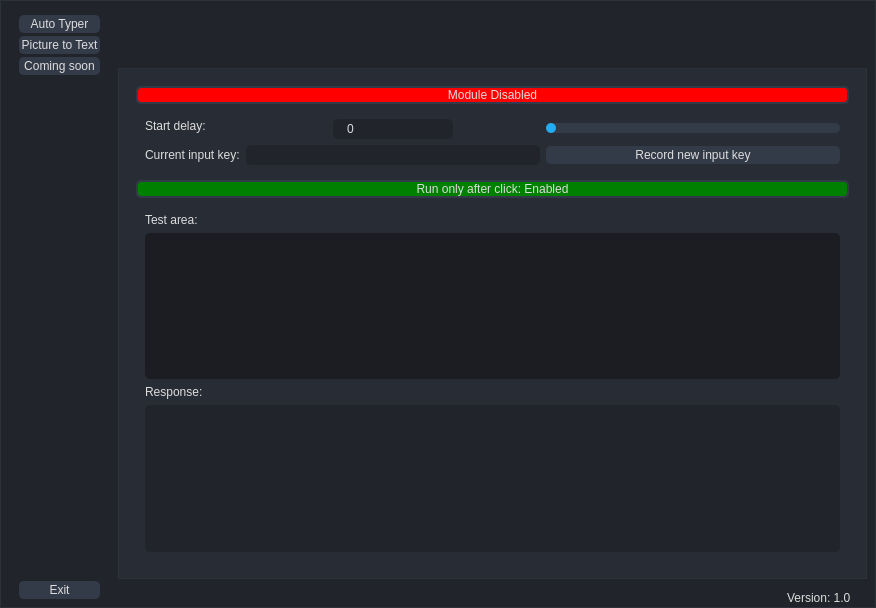
<?xml version="1.0" encoding="UTF-8"?>
<ui version="4.0">
 <class>MainWindow</class>
 <widget class="QMainWindow" name="MainWindow">
  <property name="geometry">
   <rect>
    <x>0</x>
    <y>0</y>
    <width>876</width>
    <height>608</height>
   </rect>
  </property>
  <property name="windowTitle">
   <string>MainWindow</string>
  </property>
  <property name="tabShape">
   <enum>QTabWidget::Rounded</enum>
  </property>
  <widget class="QWidget" name="centralwidget">
   <property name="styleSheet">
    <string notr="true">/*  White text */

QWidget{
	color: rgb(221, 221, 221);
	font: 10pt &quot;Segoe UI&quot;;
}

/*  No tooltip*/

QToolTip {
	color: #ffffff;
	background-color: rgba(33, 37, 43, 180);
	border: 1px solid rgb(44, 49, 58);
	background-image: none;
	background-position: left center;
    background-repeat: no-repeat;
	border: none;
	border-left: 2px solid rgb(255, 121, 198);
	text-align: left;
	padding-left: 8px;
	margin: 0px;
}


#backgroundwidget {	
	background-color: rgb(33, 37, 43);
	border: 1px solid rgb(44, 49, 58);
}

#PageCopy {	
	background-color: rgb(40, 44, 52);
	border: 1px solid rgb(44, 49, 58);
}

#page_2 {	
	background-color: rgb(40, 44, 52);
	border: 1px solid rgb(44, 49, 58);
}




QPlainTextEdit {
	background-color: rgb(27, 29, 35);
	border-radius: 5px;
	padding: 10px;
	selection-color: rgb(255, 255, 255);
	selection-background-color: rgb(255, 121, 198);
}
QPlainTextEdit  QScrollBar:vertical {
    width: 8px;
 }
QPlainTextEdit  QScrollBar:horizontal {
    height: 8px;
 }
QPlainTextEdit:hover {
	border: 2px solid rgb(64, 71, 88);
}
QPlainTextEdit:focus {
	border: 2px solid rgb(91, 101, 124);
}

QScrollBar:horizontal {
    border: none;
    background: rgb(52, 59, 72);
    height: 8px;
    margin: 0px 21px 0 21px;
	border-radius: 0px;
}
QScrollBar::handle:horizontal {
    background: rgb(189, 147, 249);
    min-width: 25px;
	border-radius: 4px
}
QScrollBar::add-line:horizontal {
    border: none;
    background: rgb(55, 63, 77);
    width: 20px;
	border-top-right-radius: 4px;
    border-bottom-right-radius: 4px;
    subcontrol-position: right;
    subcontrol-origin: margin;
}
QScrollBar::sub-line:horizontal {
    border: none;
    background: rgb(55, 63, 77);
    width: 20px;
	border-top-left-radius: 4px;
    border-bottom-left-radius: 4px;
    subcontrol-position: left;
    subcontrol-origin: margin;
}
QScrollBar::up-arrow:horizontal, QScrollBar::down-arrow:horizontal
{
     background: none;
}
QScrollBar::add-page:horizontal, QScrollBar::sub-page:horizontal
{
     background: none;
}
QScrollBar:vertical {
	border: none;
    background: rgb(52, 59, 72);
    width: 8px;
    margin: 21px 0 21px 0;
	border-radius: 0px;
 }
QScrollBar::handle:vertical {	
	background: rgb(189, 147, 249);
    min-height: 25px;
	border-radius: 4px
 }
QScrollBar::add-line:vertical {
     border: none;
    background: rgb(55, 63, 77);
     height: 20px;
	border-bottom-left-radius: 4px;
    border-bottom-right-radius: 4px;
     subcontrol-position: bottom;
     subcontrol-origin: margin;
 }
QScrollBar::sub-line:vertical {
	border: none;
    background: rgb(55, 63, 77);
     height: 20px;
	border-top-left-radius: 4px;
    border-top-right-radius: 4px;
     subcontrol-position: top;
     subcontrol-origin: margin;
 }
QScrollBar::up-arrow:vertical, QScrollBar::down-arrow:vertical {
     background: none;
 }

QScrollBar::add-page:vertical, QScrollBar::sub-page:vertical {
     background: none;
 }


QCheckBox::indicator {
    border: 3px solid rgb(52, 59, 72);
	width: 15px;
	height: 15px;
	border-radius: 10px;
    background: rgb(44, 49, 60);
}
QCheckBox::indicator:hover {
    border: 3px solid rgb(58, 66, 81);
}
QCheckBox::indicator:checked {
    background: 3px solid rgb(52, 59, 72);
	border: 3px solid rgb(52, 59, 72);	
	background-image: url(:/icons/images/icons/cil-check-alt.png);
}

QSlider::groove:horizontal {
    border-radius: 5px;
    height: 10px;
	margin: 0px;
	background-color: rgb(52, 59, 72);
}
QSlider::groove:horizontal:hover {
	background-color: rgb(55, 62, 76);
}
QSlider::handle:horizontal {
    background-color: rgb(36, 172, 242);
    border: none;
    height: 10px;
    width: 10px;
    margin: 0px;
	border-radius: 5px;
}
QSlider::handle:horizontal:hover {
    background-color: rgb(195, 155, 255);
}
QSlider::handle:horizontal:pressed {
    background-color: rgb(255, 121, 198);
}

QSlider::groove:vertical {
    border-radius: 5px;
    width: 10px;
    margin: 0px;
	background-color: rgb(52, 59, 72);
}
QSlider::groove:vertical:hover {
	background-color: rgb(55, 62, 76);
}
QSlider::handle:vertical {
    background-color: rgb(189, 147, 249);
	border: none;
    height: 10px;
    width: 10px;
    margin: 0px;
	border-radius: 5px;
}
QSlider::handle:vertical:hover {
    background-color: rgb(195, 155, 255);
}
QSlider::handle:vertical:pressed {
    background-color: rgb(255, 121, 198);
}


#stackedWidget QPushButton {
	border: 2px solid rgb(52, 59, 72);
	border-radius: 5px;	
	background-color: rgb(52, 59, 72);
}
#stackedWidget QPushButton:hover {
	background-color: rgb(57, 65, 80);
	border: 2px solid rgb(61, 70, 86);
}
#stackedWidget QPushButton:pressed {	
	background-color: rgb(35, 40, 49);
	border: 2px solid rgb(43, 50, 61);
}


QLineEdit {
	background-color: rgb(33, 37, 43);
	border-radius: 5px;
	border: 2px solid rgb(33, 37, 43);
	padding-left: 10px;
	selection-color: rgb(255, 255, 255);
	selection-background-color: rgb(255, 121, 198);
}
#QLineEdit:hover {
	border: 2px solid rgb(64, 71, 88);
}
#QLineEdit:focus {
	border: 2px solid rgb(91, 101, 124);
}


QTextEdit {
	background-color: rgb(33, 37, 43);
	border-radius: 5px;
	border: 2px solid rgb(33, 37, 43);
	padding-left: 10px;
	selection-color: rgb(255, 255, 255);
	selection-background-color: rgb(255, 121, 198);
}
#QTextEdit:hover {
	border: 2px solid rgb(64, 71, 88);
}
#QTextEdit:focus {
	border: 2px solid rgb(91, 101, 124);
}

#sidepanel QPushButton {
	border: 2px solid rgb(52, 59, 72);
	border-radius: 5px;	
	background-color: rgb(52, 59, 72);
}
#sidepanel QPushButton:hover {
	background-color: rgb(57, 65, 80);
	border: 2px solid rgb(61, 70, 86);
}
#sidepanel QPushButton:pressed {	
	background-color: rgb(35, 40, 49);
	border: 2px solid rgb(43, 50, 61);
}

/* Top Buttons */
#topPart .QPushButton { background-color: rgba(255, 255, 255, 0); border: none;  border-radius: 5px; }
#topPart .QPushButton:hover { background-color: rgb(44, 49, 57); border-style: solid; border-radius: 4px; }
#topPart .QPushButton:pressed { background-color: rgb(23, 26, 30); border-style: solid; border-radius: 4px; }



</string>
   </property>
   <layout class="QVBoxLayout" name="verticalLayout_4">
    <property name="spacing">
     <number>1</number>
    </property>
    <property name="leftMargin">
     <number>0</number>
    </property>
    <property name="topMargin">
     <number>0</number>
    </property>
    <property name="rightMargin">
     <number>0</number>
    </property>
    <property name="bottomMargin">
     <number>0</number>
    </property>
    <item>
     <widget class="QWidget" name="backgroundwidget" native="true">
      <layout class="QVBoxLayout" name="verticalLayout_10">
       <property name="topMargin">
        <number>0</number>
       </property>
       <property name="rightMargin">
        <number>0</number>
       </property>
       <property name="bottomMargin">
        <number>0</number>
       </property>
       <item>
        <widget class="QWidget" name="main_container" native="true">
         <layout class="QHBoxLayout" name="horizontalLayout_8">
          <property name="spacing">
           <number>0</number>
          </property>
          <property name="leftMargin">
           <number>0</number>
          </property>
          <property name="topMargin">
           <number>0</number>
          </property>
          <property name="rightMargin">
           <number>0</number>
          </property>
          <property name="bottomMargin">
           <number>0</number>
          </property>
          <item>
           <widget class="QWidget" name="sidepanel" native="true">
            <property name="sizePolicy">
             <sizepolicy hsizetype="Preferred" vsizetype="Preferred">
              <horstretch>0</horstretch>
              <verstretch>0</verstretch>
             </sizepolicy>
            </property>
            <property name="autoFillBackground">
             <bool>false</bool>
            </property>
            <layout class="QGridLayout" name="gridLayout">
             <property name="leftMargin">
              <number>10</number>
             </property>
             <property name="topMargin">
              <number>15</number>
             </property>
             <property name="rightMargin">
              <number>0</number>
             </property>
             <property name="bottomMargin">
              <number>9</number>
             </property>
             <property name="horizontalSpacing">
              <number>0</number>
             </property>
             <property name="verticalSpacing">
              <number>3</number>
             </property>
             <item row="2" column="0">
              <widget class="QPushButton" name="ButtonThirdPage">
               <property name="text">
                <string>Coming soon</string>
               </property>
              </widget>
             </item>
             <item row="0" column="0">
              <widget class="QPushButton" name="ButtonCopyPageSelect">
               <property name="text">
                <string>Auto Typer</string>
               </property>
              </widget>
             </item>
             <item row="1" column="0">
              <widget class="QPushButton" name="ButtonSecondPage">
               <property name="text">
                <string>Picture to Text</string>
               </property>
              </widget>
             </item>
             <item row="3" column="0">
              <spacer name="verticalSpacer">
               <property name="orientation">
                <enum>Qt::Vertical</enum>
               </property>
               <property name="sizeHint" stdset="0">
                <size>
                 <width>20</width>
                 <height>40</height>
                </size>
               </property>
              </spacer>
             </item>
             <item row="4" column="0">
              <widget class="QPushButton" name="ButtonExit">
               <property name="text">
                <string>Exit</string>
               </property>
              </widget>
             </item>
            </layout>
           </widget>
          </item>
          <item>
           <widget class="QWidget" name="main_body" native="true">
            <property name="minimumSize">
             <size>
              <width>0</width>
              <height>0</height>
             </size>
            </property>
            <layout class="QVBoxLayout" name="verticalLayout_7">
             <property name="spacing">
              <number>0</number>
             </property>
             <property name="rightMargin">
              <number>0</number>
             </property>
             <property name="bottomMargin">
              <number>0</number>
             </property>
             <item>
              <widget class="QWidget" name="topPart" native="true">
               <property name="minimumSize">
                <size>
                 <width>0</width>
                 <height>50</height>
                </size>
               </property>
               <property name="maximumSize">
                <size>
                 <width>16777215</width>
                 <height>50</height>
                </size>
               </property>
               <layout class="QHBoxLayout" name="horizontalLayout_2">
                <property name="spacing">
                 <number>0</number>
                </property>
                <property name="topMargin">
                 <number>0</number>
                </property>
                <property name="rightMargin">
                 <number>0</number>
                </property>
                <property name="bottomMargin">
                 <number>15</number>
                </property>
                <item>
                 <widget class="QWidget" name="topLeft" native="true">
                  <layout class="QVBoxLayout" name="verticalLayout_6"/>
                 </widget>
                </item>
                <item>
                 <widget class="QWidget" name="topMiddle" native="true">
                  <layout class="QHBoxLayout" name="horizontalLayout_5">
                   <property name="bottomMargin">
                    <number>0</number>
                   </property>
                   <item>
                    <spacer name="horizontalSpacer">
                     <property name="orientation">
                      <enum>Qt::Horizontal</enum>
                     </property>
                     <property name="sizeHint" stdset="0">
                      <size>
                       <width>40</width>
                       <height>20</height>
                      </size>
                     </property>
                    </spacer>
                   </item>
                   <item>
                    <widget class="QLabel" name="label">
                     <property name="text">
                      <string/>
                     </property>
                    </widget>
                   </item>
                   <item>
                    <spacer name="horizontalSpacer_2">
                     <property name="orientation">
                      <enum>Qt::Horizontal</enum>
                     </property>
                     <property name="sizeHint" stdset="0">
                      <size>
                       <width>40</width>
                       <height>20</height>
                      </size>
                     </property>
                    </spacer>
                   </item>
                  </layout>
                 </widget>
                </item>
                <item alignment="Qt::AlignRight|Qt::AlignTop">
                 <widget class="QWidget" name="topRight" native="true">
                  <property name="layoutDirection">
                   <enum>Qt::LeftToRight</enum>
                  </property>
                  <layout class="QHBoxLayout" name="horizontalLayout_4">
                   <property name="spacing">
                    <number>6</number>
                   </property>
                   <property name="leftMargin">
                    <number>0</number>
                   </property>
                   <property name="topMargin">
                    <number>0</number>
                   </property>
                   <property name="rightMargin">
                    <number>0</number>
                   </property>
                   <property name="bottomMargin">
                    <number>14</number>
                   </property>
                   <item>
                    <widget class="QPushButton" name="ButtonMinimalize">
                     <property name="minimumSize">
                      <size>
                       <width>25</width>
                       <height>25</height>
                      </size>
                     </property>
                     <property name="maximumSize">
                      <size>
                       <width>25</width>
                       <height>25</height>
                      </size>
                     </property>
                     <property name="text">
                      <string/>
                     </property>
                     <property name="icon">
                      <iconset resource="resources.qrc">
                       <normaloff>:/icons/resources/icons/icon_minimize.png</normaloff>:/icons/resources/icons/icon_minimize.png</iconset>
                     </property>
                     <property name="checkable">
                      <bool>false</bool>
                     </property>
                    </widget>
                   </item>
                   <item>
                    <widget class="QPushButton" name="ButtonChangeWindowSize">
                     <property name="minimumSize">
                      <size>
                       <width>25</width>
                       <height>25</height>
                      </size>
                     </property>
                     <property name="maximumSize">
                      <size>
                       <width>25</width>
                       <height>25</height>
                      </size>
                     </property>
                     <property name="text">
                      <string/>
                     </property>
                     <property name="icon">
                      <iconset resource="resources.qrc">
                       <normaloff>:/icons/resources/icons/icon_restore.png</normaloff>:/icons/resources/icons/icon_restore.png</iconset>
                     </property>
                    </widget>
                   </item>
                   <item>
                    <widget class="QPushButton" name="ButtonExitTop">
                     <property name="minimumSize">
                      <size>
                       <width>25</width>
                       <height>25</height>
                      </size>
                     </property>
                     <property name="maximumSize">
                      <size>
                       <width>25</width>
                       <height>25</height>
                      </size>
                     </property>
                     <property name="text">
                      <string/>
                     </property>
                     <property name="icon">
                      <iconset resource="resources.qrc">
                       <normaloff>:/icons/resources/icons/icon_close.png</normaloff>:/icons/resources/icons/icon_close.png</iconset>
                     </property>
                    </widget>
                   </item>
                  </layout>
                 </widget>
                </item>
               </layout>
              </widget>
             </item>
             <item>
              <widget class="QWidget" name="bottomPart" native="true">
               <layout class="QHBoxLayout" name="horizontalLayout_3">
                <property name="spacing">
                 <number>0</number>
                </property>
                <property name="leftMargin">
                 <number>0</number>
                </property>
                <property name="topMargin">
                 <number>0</number>
                </property>
                <property name="rightMargin">
                 <number>0</number>
                </property>
                <property name="bottomMargin">
                 <number>0</number>
                </property>
                <item>
                 <widget class="QWidget" name="mainpanel" native="true">
                  <layout class="QHBoxLayout" name="horizontalLayout">
                   <item>
                    <widget class="QStackedWidget" name="stackedWidget">
                     <property name="frameShape">
                      <enum>QFrame::NoFrame</enum>
                     </property>
                     <property name="currentIndex">
                      <number>0</number>
                     </property>
                     <widget class="QWidget" name="PageCopy">
                      <layout class="QGridLayout" name="gridLayout_3">
                       <item row="0" column="0">
                        <widget class="QWidget" name="widget_2" native="true">
                         <layout class="QVBoxLayout" name="verticalLayout_2">
                          <item>
                           <widget class="QPushButton" name="ButtonEnableCopy">
                            <property name="sizePolicy">
                             <sizepolicy hsizetype="Preferred" vsizetype="Fixed">
                              <horstretch>0</horstretch>
                              <verstretch>0</verstretch>
                             </sizepolicy>
                            </property>
                            <property name="styleSheet">
                             <string notr="true">background-color: red;</string>
                            </property>
                            <property name="text">
                             <string>Module Disabled</string>
                            </property>
                            <property name="checkable">
                             <bool>false</bool>
                            </property>
                           </widget>
                          </item>
                          <item>
                           <widget class="QWidget" name="widget" native="true">
                            <layout class="QGridLayout" name="gridLayout_4">
                             <item row="2" column="0">
                              <widget class="QLabel" name="LabelInputKey">
                               <property name="text">
                                <string>Current input key:</string>
                               </property>
                              </widget>
                             </item>
                             <item row="0" column="1" alignment="Qt::AlignHCenter|Qt::AlignVCenter">
                              <widget class="QLineEdit" name="LineStartDelay">
                               <property name="text">
                                <string>0</string>
                               </property>
                              </widget>
                             </item>
                             <item row="0" column="2">
                              <widget class="QSlider" name="SliderStartDelay">
                               <property name="maximum">
                                <number>10</number>
                               </property>
                               <property name="singleStep">
                                <number>1</number>
                               </property>
                               <property name="pageStep">
                                <number>2</number>
                               </property>
                               <property name="orientation">
                                <enum>Qt::Horizontal</enum>
                               </property>
                               <property name="tickPosition">
                                <enum>QSlider::NoTicks</enum>
                               </property>
                              </widget>
                             </item>
                             <item row="0" column="0">
                              <widget class="QLabel" name="LabelStartDelay">
                               <property name="text">
                                <string>Start delay:</string>
                               </property>
                               <property name="alignment">
                                <set>Qt::AlignLeading|Qt::AlignLeft|Qt::AlignTop</set>
                               </property>
                               <property name="wordWrap">
                                <bool>false</bool>
                               </property>
                               <property name="indent">
                                <number>-1</number>
                               </property>
                              </widget>
                             </item>
                             <item row="2" column="1">
                              <widget class="QLineEdit" name="LineCurrentInputKey"/>
                             </item>
                             <item row="2" column="2">
                              <widget class="QPushButton" name="ButtonRecordNewKey">
                               <property name="text">
                                <string>Record new input key</string>
                               </property>
                               <property name="checkable">
                                <bool>true</bool>
                               </property>
                              </widget>
                             </item>
                            </layout>
                           </widget>
                          </item>
                          <item>
                           <widget class="QPushButton" name="ButtonRunOnClick">
                            <property name="styleSheet">
                             <string notr="true">background-color: green;</string>
                            </property>
                            <property name="text">
                             <string>Run only after click: Enabled</string>
                            </property>
                           </widget>
                          </item>
                          <item>
                           <widget class="QWidget" name="widget_4" native="true">
                            <layout class="QVBoxLayout" name="verticalLayout_3">
                             <item>
                              <spacer name="verticalSpacer_2">
                               <property name="orientation">
                                <enum>Qt::Vertical</enum>
                               </property>
                               <property name="sizeHint" stdset="0">
                                <size>
                                 <width>20</width>
                                 <height>40</height>
                                </size>
                               </property>
                              </spacer>
                             </item>
                             <item>
                              <widget class="QLabel" name="label_3">
                               <property name="text">
                                <string>Test area:</string>
                               </property>
                              </widget>
                             </item>
                             <item>
                              <widget class="QPlainTextEdit" name="plainTextEdit"/>
                             </item>
                             <item>
                              <spacer name="verticalSpacer_3">
                               <property name="orientation">
                                <enum>Qt::Vertical</enum>
                               </property>
                               <property name="sizeHint" stdset="0">
                                <size>
                                 <width>20</width>
                                 <height>40</height>
                                </size>
                               </property>
                              </spacer>
                             </item>
                             <item>
                              <widget class="QLabel" name="label_4">
                               <property name="text">
                                <string>Response:</string>
                               </property>
                              </widget>
                             </item>
                             <item>
                              <widget class="QTextEdit" name="textEdit"/>
                             </item>
                            </layout>
                           </widget>
                          </item>
                         </layout>
                        </widget>
                       </item>
                      </layout>
                     </widget>
                     <widget class="QWidget" name="page_2">
                      <layout class="QVBoxLayout" name="verticalLayout">
                       <item>
                        <widget class="QWidget" name="page_2_main_widget" native="true">
                         <layout class="QVBoxLayout" name="verticalLayout_5">
                          <item>
                           <widget class="QWidget" name="page_2_top_part" native="true">
                            <property name="autoFillBackground">
                             <bool>false</bool>
                            </property>
                            <layout class="QVBoxLayout" name="verticalLayout_9">
                             <item>
                              <widget class="QWidget" name="widget_5" native="true">
                               <layout class="QHBoxLayout" name="horizontalLayout_7">
                                <item>
                                 <widget class="QPushButton" name="pushButton">
                                  <property name="styleSheet">
                                   <string notr="true">background-color: red;</string>
                                  </property>
                                  <property name="text">
                                   <string>Auto copy to clipboard disabled</string>
                                  </property>
                                 </widget>
                                </item>
                                <item>
                                 <widget class="QPushButton" name="pushButton_2">
                                  <property name="styleSheet">
                                   <string notr="true">background-color: red;</string>
                                  </property>
                                  <property name="text">
                                   <string>Module Disabled</string>
                                  </property>
                                 </widget>
                                </item>
                               </layout>
                              </widget>
                             </item>
                             <item>
                              <widget class="QWidget" name="widget_3" native="true">
                               <layout class="QGridLayout" name="gridLayout_5">
                                <item row="1" column="2">
                                 <widget class="QPushButton" name="ButtonRecordNewKey_OCR">
                                  <property name="text">
                                   <string>Record new input key</string>
                                  </property>
                                  <property name="checkable">
                                   <bool>true</bool>
                                  </property>
                                 </widget>
                                </item>
                                <item row="1" column="0">
                                 <widget class="QLabel" name="LabelInputKey_OCR">
                                  <property name="text">
                                   <string>Current input key:</string>
                                  </property>
                                 </widget>
                                </item>
                                <item row="1" column="1">
                                 <widget class="QLineEdit" name="LineCurrentInputKey_OCR"/>
                                </item>
                               </layout>
                              </widget>
                             </item>
                             <item>
                              <widget class="QWidget" name="widget_6" native="true">
                               <layout class="QVBoxLayout" name="verticalLayout_11">
                                <item>
                                 <widget class="QLabel" name="label_2">
                                  <property name="text">
                                   <string>Detected text:</string>
                                  </property>
                                 </widget>
                                </item>
                                <item>
                                 <widget class="QTextEdit" name="textEdit_2"/>
                                </item>
                               </layout>
                              </widget>
                             </item>
                            </layout>
                           </widget>
                          </item>
                          <item>
                           <widget class="QWidget" name="page_2_bottom_part" native="true">
                            <layout class="QVBoxLayout" name="verticalLayout_8">
                             <item>
                              <widget class="QPushButton" name="pushButton_3">
                               <property name="text">
                                <string>Manual start</string>
                               </property>
                              </widget>
                             </item>
                             <item>
                              <widget class="QLabel" name="label_5">
                               <property name="maximumSize">
                                <size>
                                 <width>16777215</width>
                                 <height>16</height>
                                </size>
                               </property>
                               <property name="text">
                                <string>Scanned image:</string>
                               </property>
                              </widget>
                             </item>
                             <item>
                              <widget class="QLabel" name="Label_Img_Display_OCR">
                               <property name="text">
                                <string/>
                               </property>
                               <property name="pixmap">
                                <pixmap resource="resources.qrc">:/images/resources/images/black.png</pixmap>
                               </property>
                              </widget>
                             </item>
                            </layout>
                           </widget>
                          </item>
                         </layout>
                        </widget>
                       </item>
                      </layout>
                     </widget>
                    </widget>
                   </item>
                  </layout>
                 </widget>
                </item>
               </layout>
              </widget>
             </item>
             <item>
              <widget class="QWidget" name="footer" native="true">
               <layout class="QHBoxLayout" name="horizontalLayout_6">
                <property name="spacing">
                 <number>0</number>
                </property>
                <property name="leftMargin">
                 <number>0</number>
                </property>
                <property name="topMargin">
                 <number>0</number>
                </property>
                <property name="rightMargin">
                 <number>0</number>
                </property>
                <property name="bottomMargin">
                 <number>0</number>
                </property>
                <item>
                 <spacer name="horizontalSpacer_3">
                  <property name="orientation">
                   <enum>Qt::Horizontal</enum>
                  </property>
                  <property name="sizeHint" stdset="0">
                   <size>
                    <width>40</width>
                    <height>20</height>
                   </size>
                  </property>
                 </spacer>
                </item>
                <item>
                 <widget class="QLabel" name="label_6">
                  <property name="text">
                   <string>Version: 1.0</string>
                  </property>
                 </widget>
                </item>
                <item>
                 <spacer name="horizontalSpacer_4">
                  <property name="orientation">
                   <enum>Qt::Horizontal</enum>
                  </property>
                  <property name="sizeType">
                   <enum>QSizePolicy::Fixed</enum>
                  </property>
                  <property name="sizeHint" stdset="0">
                   <size>
                    <width>10</width>
                    <height>20</height>
                   </size>
                  </property>
                 </spacer>
                </item>
                <item>
                 <widget class="QFrame" name="grip_bottom_right">
                  <property name="minimumSize">
                   <size>
                    <width>15</width>
                    <height>20</height>
                   </size>
                  </property>
                  <property name="layoutDirection">
                   <enum>Qt::LeftToRight</enum>
                  </property>
                  <property name="styleSheet">
                   <string notr="true"/>
                  </property>
                  <property name="frameShape">
                   <enum>QFrame::NoFrame</enum>
                  </property>
                  <property name="frameShadow">
                   <enum>QFrame::Raised</enum>
                  </property>
                  <property name="lineWidth">
                   <number>0</number>
                  </property>
                 </widget>
                </item>
               </layout>
              </widget>
             </item>
            </layout>
           </widget>
          </item>
         </layout>
        </widget>
       </item>
      </layout>
     </widget>
    </item>
   </layout>
  </widget>
 </widget>
 <resources>
  <include location="resources.qrc"/>
 </resources>
 <connections/>
</ui>
